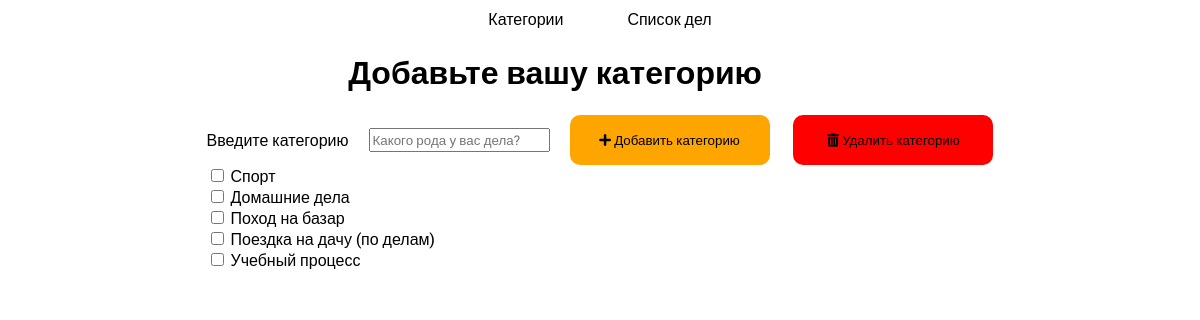
The page /category/ on the database its author committed.
### todolist/models.py (models this page shows, shortened)
class Category(models.Model): # Таблица категория которая наследует models.Model
    name = models.CharField(max_length = 100) # varchar. Нам потребуется только имя категории
    class Meta:
    	verbose_name = ("Category") # человекочитаемое имя объекта
    	verbose_name_plural = ("Categories")  # человекочитаемое множественное имя для Категорий

### todolist/views.py (the view, shortened to what this page needs)
# urls.py: path('category/', category, name = "Category"),
def category(request):
	categories = Category.objects.all()
	return render(request, "category.html", {"categories": categories})

### todolist/templates/category.html (shortened to what this page needs)
{% extends 'base.html' %}
{% block content %}
{% load static %}
<link rel="stylesheet" href="{% static 'todolist/category.css' %}">
<div class="columns has-background-link has-text-white is-centered">
    <div class="column is-half">
        <h1 class="is-size-4 has-text-centered">Добавьте вашу категорию</h1>
        <form action="" method="post">
            <div class="field has-text-centered">
                <label for="description" class="label has-text-white-bis">Введите категорию</label>
                <div class="control">
                 <input type="text" id="description" class="input" placeholder="Какого рода у вас дела?"
                 name="name" required>
             </div>
             <div class="field">
                <button class="button is-primary" name="Add" type="submit">
                    <span class="icon is-small">
                        <i class="fa fa-plus"></i>
                    </span>
                    <span>Добавить категорию</span>
                </button>
                <button class="button is-danger" name="Delete" formnovalidate="" type="submit">
                    <span class="icon is-small">
                       <i class="fas fa-trash-alt"></i>
                   </span>
                   <span>Удалить категорию</span>
               </button>
           </div>
       </div>
       <div class="list is-hoverable">
        {% for category in categories %}
        <div class="list-item">
            <label class="checkbox">
                <input type="checkbox" class="checkbox" name="check" value="{{category.id}}">
                <span class="complete-">{{ category.name }}</span>
            </label>
        </div>
        {% endfor %}
    </div>
</form>
</div>
{% endblock %}

### todolist/static/todolist/base.css (style rules this page uses)
* { font-family: "Roboto Slab", sans-serif; }

### todolist/static/todolist/category.css (style rules this page uses)
body { font-family: "Roboto Slab", sans-serif; display: flex; justify-content: center; align-items: center; }
.field.has-text-centered { display: flex; justify-content: center; align-items: center; }
.is-size-4.has-text-centered { position: relative; left: 18%; }
button { font-family: "Roboto Slab", sans-serif; }
.button.is-primary { background: orange; border: 2px solid orange; margin-left: 20px; width: 200px; height: 50px; border-radius: 10px; }
.button.is-danger { background: red; margin-left: 20px; width: 200px; height: 50px; border-radius: 10px; border: 2px solid red; }
.input { margin-left: 20px; }
.columns.has-background-link.has-text-white.is-centered { min-height: 101vh; }

### rows shown on the page
Category: name "Спорт"
Category: name "Домашние дела"
Category: name "Поход на базар"
Category: name "Поездка на дачу (по делам)"
Category: name "Учебный процесс"
